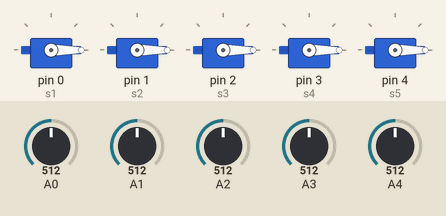
Recording of a sketch running on a simulated Arduino Uno, built with avr-gcc and run on an emulated ATmega328P. Parts: 5 × servo. Inputs (shaded band) come from the test bench; at power-on: A0 = 512, A1 = 512, A2 = 512, A3 = 512, A4 = 512.

Above: at 1.2 s.
1.3 s: A0 set to 992
At 2.5 s:
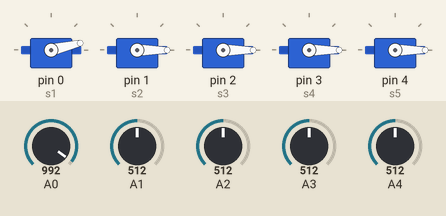
2.8 s: A1 set to 992
At 4.0 s:
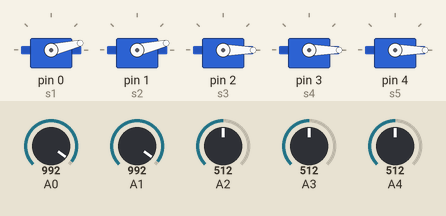
4.3 s: A2 set to 992
At 4.8 s:
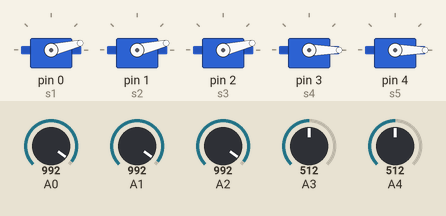
5.8 s: A3 set to 992
At 6.1 s:
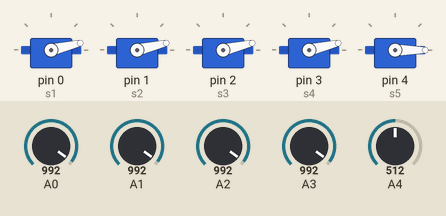
7.3 s: A4 set to 992
At 8.6 s:
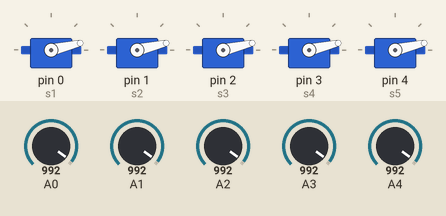
Timing chart, 0 to 9.8 s (numbered marks = the images above; inputs shaded):
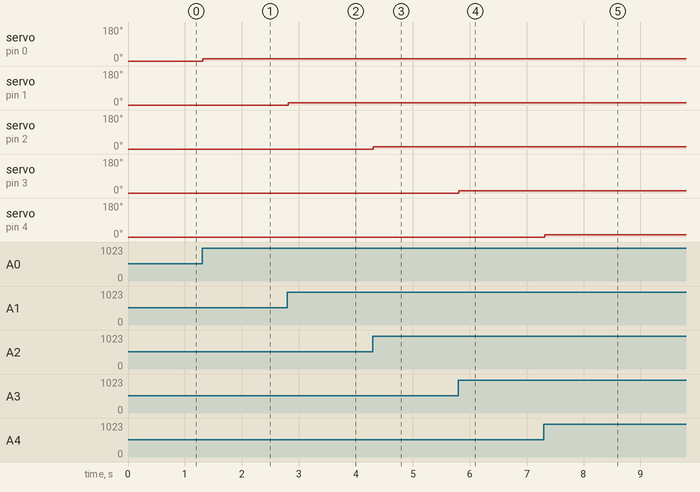

Measured:
- after the input at 1.3 s, servo on pin 0 (s1): 0° → 13° at once
- after the input at 2.8 s, servo on pin 1 (s2): 0° → 13° at once
- after the input at 4.3 s, servo on pin 2 (s3): 0° → 13° at once
- after the input at 5.8 s, servo on pin 3 (s4): 0° → 13° at once
- after the input at 7.3 s, servo on pin 4 (s5): 0° → 13° at once

The sketch:

servo_flex_mimic_hand1.ino
```cpp
#include <Servo.h>

Servo s1;
Servo s2;
Servo s3;
Servo s4;
Servo s5;

void setup()
{
  s1.attach(0);
  s2.attach(1);
  s3.attach(2);
  s4.attach(3);
  s5.attach(4);

  pinMode(A0,INPUT);
  pinMode(A1,INPUT);
  pinMode(A2,INPUT);
  pinMode(A3,INPUT);
  pinMode(A4,INPUT);

}


void loop()
{

  float val1=analogRead(A0);
  float val2=analogRead(A1);
  float val3=analogRead(A2);
  float val4=analogRead(A3);
  float val5=analogRead(A4);

  val1=map(val1,990,1017,0,180);
  val2=map(val2,990,1017,0,180);
  val3=map(val3,990,1017,0,180);
  val4=map(val4,990,1017,0,180);
  val5=map(val5,990,1017,0,180);

  val1=constrain(val1,0,180);
  val2=constrain(val2,0,180);
  val3=constrain(val3,0,180);
  val4=constrain(val4,0,180);
  val5=constrain(val5,0,180);

  s1.write(val1);
  s2.write(val2);
  s3.write(val3);
  s4.write(val4);
  s5.write(val5);

  //Serial.println(val1);
  delay(15);

}
```
